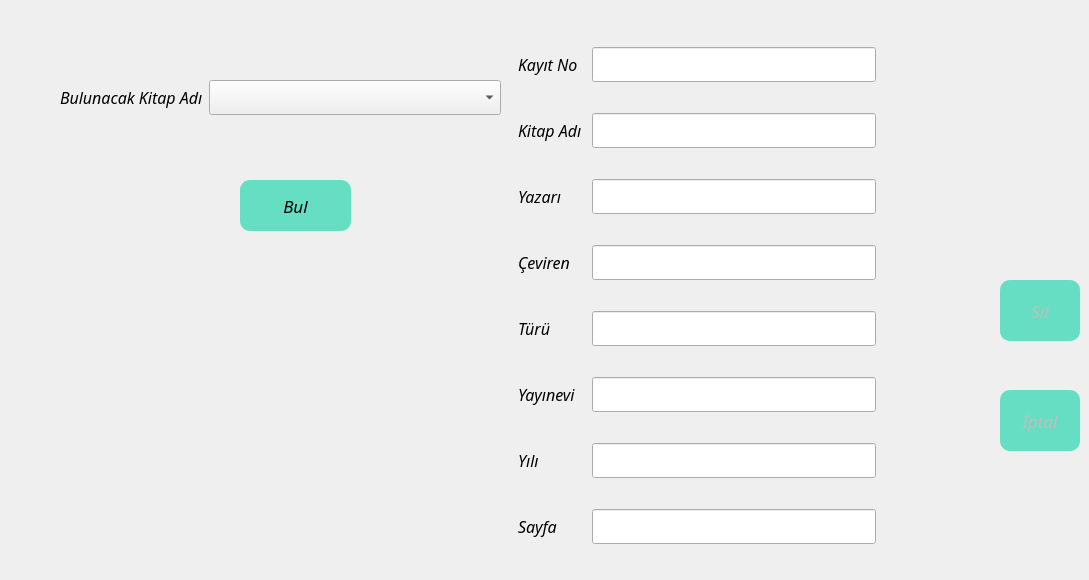
          <widget class="QWidget" name="tab_3_3">
           <attribute name="title">
            <string>Kayıt Silme</string>
           </attribute>
           <widget class="QPushButton" name="pushButton_3_3_bul">
            <property name="geometry">
             <rect>
              <x>240</x>
              <y>180</y>
              <width>111</width>
              <height>51</height>
             </rect>
            </property>
            <property name="sizePolicy">
             <sizepolicy hsizetype="Preferred" vsizetype="Fixed">
              <horstretch>0</horstretch>
              <verstretch>0</verstretch>
             </sizepolicy>
            </property>
            <property name="minimumSize">
             <size>
              <width>80</width>
              <height>50</height>
             </size>
            </property>
            <property name="font">
             <font>
              <family>Monotype Corsiva</family>
              <pointsize>13</pointsize>
              <weight>50</weight>
              <italic>true</italic>
              <bold>false</bold>
             </font>
            </property>
            <property name="styleSheet">
             <string notr="true">QPushButton#pushButton_3_3_bul{	
background-color: rgba(6, 211, 166, 150);
border-radius:10px;}

QPushButton#pushButton_3_3_bul:hover{
background-color: rgba(0, 248, 49, 150);
border-radius:10px;}

QPushButton#pushButton_3_3_bul:pressed{
background-color: rgba(6, 211, 166,150);
padding-left:5px;
padding-top:6px;
border-radius:10px;}


</string>
            </property>
            <property name="text">
             <string>Bul</string>
            </property>
           </widget>
           <widget class="QWidget" name="formLayoutWidget_4">
            <property name="geometry">
             <rect>
              <x>510</x>
              <y>20</y>
              <width>371</width>
              <height>551</height>
             </rect>
            </property>
            <layout class="QFormLayout" name="formLayout_4">
             <property name="formAlignment">
              <set>Qt::AlignLeading|Qt::AlignLeft|Qt::AlignVCenter</set>
             </property>
             <property name="horizontalSpacing">
              <number>10</number>
             </property>
             <property name="verticalSpacing">
              <number>31</number>
             </property>
             <property name="leftMargin">
              <number>8</number>
             </property>
             <property name="rightMargin">
              <number>5</number>
             </property>
             <item row="1" column="0">
              <widget class="QLabel" name="label_17">
               <property name="font">
                <font>
                 <family>Monotype Corsiva</family>
                 <pointsize>12</pointsize>
                 <italic>true</italic>
                </font>
               </property>
               <property name="text">
                <string>Kitap Adı</string>
               </property>
              </widget>
             </item>
             <item row="1" column="1">
              <widget class="QLineEdit" name="lineEdit_3_3_adi">
               <property name="font">
                <font>
                 <family>Monotype Corsiva</family>
                 <pointsize>14</pointsize>
                 <italic>true</italic>
                </font>
               </property>
              </widget>
             </item>
             <item row="2" column="0">
              <widget class="QLabel" name="label_18">
               <property name="font">
                <font>
                 <family>Monotype Corsiva</family>
                 <pointsize>12</pointsize>
                 <italic>true</italic>
                </font>
               </property>
               <property name="text">
                <string>Yazarı</string>
               </property>
              </widget>
             </item>
             <item row="2" column="1">
              <widget class="QLineEdit" name="lineEdit_3_3_yazari">
               <property name="font">
                <font>
                 <family>Monotype Corsiva</family>
                 <pointsize>14</pointsize>
                 <italic>true</italic>
                </font>
               </property>
              </widget>
             </item>
             <item row="3" column="0">
              <widget class="QLabel" name="label_19">
               <property name="font">
                <font>
                 <family>Monotype Corsiva</family>
                 <pointsize>12</pointsize>
                 <italic>true</italic>
                </font>
               </property>
               <property name="text">
                <string>Çeviren</string>
               </property>
              </widget>
             </item>
             <item row="3" column="1">
              <widget class="QLineEdit" name="lineEdit_3_3_ceviren">
               <property name="font">
                <font>
                 <family>Monotype Corsiva</family>
                 <pointsize>14</pointsize>
                 <italic>true</italic>
                </font>
               </property>
              </widget>
             </item>
             <item row="4" column="0">
              <widget class="QLabel" name="label_20">
               <property name="font">
                <font>
                 <family>Monotype Corsiva</family>
                 <pointsize>12</pointsize>
                 <italic>true</italic>
                </font>
               </property>
               <property name="text">
                <string>Türü</string>
               </property>
              </widget>
             </item>
             <item row="4" column="1">
              <widget class="QLineEdit" name="lineEdit_3_3_turu">
               <property name="font">
                <font>
                 <family>Monotype Corsiva</family>
                 <pointsize>14</pointsize>
                 <italic>true</italic>
                </font>
               </property>
              </widget>
             </item>
             <item row="5" column="0">
              <widget class="QLabel" name="label_21">
               <property name="font">
                <font>
                 <family>Monotype Corsiva</family>
                 <pointsize>12</pointsize>
                 <italic>true</italic>
                </font>
               </property>
               <property name="text">
                <string>Yayınevi</string>
               </property>
              </widget>
             </item>
             <item row="5" column="1">
              <widget class="QLineEdit" name="lineEdit_3_3_yayinevi">
               <property name="font">
                <font>
                 <family>Monotype Corsiva</family>
                 <pointsize>14</pointsize>
                 <italic>true</italic>
                </font>
               </property>
              </widget>
             </item>
             <item row="6" column="0">
              <widget class="QLabel" name="label_22">
               <property name="font">
                <font>
                 <family>Monotype Corsiva</family>
                 <pointsize>12</pointsize>
                 <italic>true</italic>
                </font>
               </property>
               <property name="text">
                <string>Yılı</string>
               </property>
              </widget>
             </item>
             <item row="6" column="1">
              <widget class="QLineEdit" name="lineEdit_3_3_yili">
               <property name="font">
                <font>
                 <family>Monotype Corsiva</family>
                 <pointsize>14</pointsize>
                 <italic>true</italic>
                </font>
               </property>
              </widget>
             </item>
             <item row="7" column="0">
              <widget class="QLabel" name="label_23">
               <property name="font">
                <font>
                 <family>Monotype Corsiva</family>
                 <pointsize>12</pointsize>
                 <italic>true</italic>
                </font>
               </property>
               <property name="text">
                <string>Sayfa</string>
               </property>
              </widget>
             </item>
             <item row="7" column="1">
              <widget class="QLineEdit" name="lineEdit_3_3_sayfa">
               <property name="font">
                <font>
                 <family>Monotype Corsiva</family>
                 <pointsize>14</pointsize>
                 <italic>true</italic>
                </font>
               </property>
              </widget>
             </item>
             <item row="0" column="1">
              <widget class="QLineEdit" name="lineEdit_3_3_id">
               <property name="font">
                <font>
                 <family>Monotype Corsiva</family>
                 <pointsize>14</pointsize>
                 <italic>true</italic>
                </font>
               </property>
              </widget>
             </item>
             <item row="0" column="0">
              <widget class="QLabel" name="label_31">
               <property name="font">
                <font>
                 <family>Monotype Corsiva</family>
                 <pointsize>12</pointsize>
                 <italic>true</italic>
                </font>
               </property>
               <property name="text">
                <string>Kayıt No</string>
               </property>
              </widget>
             </item>
            </layout>
            <zorder>label_31</zorder>
            <zorder>label_17</zorder>
            <zorder>lineEdit_3_3_adi</zorder>
            <zorder>label_18</zorder>
            <zorder>lineEdit_3_3_yazari</zorder>
            <zorder>label_19</zorder>
            <zorder>label_20</zorder>
            <zorder>label_21</zorder>
            <zorder>label_22</zorder>
            <zorder>label_23</zorder>
            <zorder>lineEdit_3_3_ceviren</zorder>
            <zorder>lineEdit_3_3_turu</zorder>
            <zorder>lineEdit_3_3_yayinevi</zorder>
            <zorder>lineEdit_3_3_yili</zorder>
            <zorder>lineEdit_3_3_sayfa</zorder>
            <zorder>lineEdit_3_3_id</zorder>
           </widget>
           <widget class="QWidget" name="formLayoutWidget_5">
            <property name="geometry">
             <rect>
              <x>60</x>
              <y>80</y>
              <width>441</width>
              <height>51</height>
             </rect>
            </property>
            <layout class="QFormLayout" name="formLayout_5">
             <item row="0" column="0">
              <widget class="QLabel" name="label_24">
               <property name="font">
                <font>
                 <family>Monotype Corsiva</family>
                 <pointsize>12</pointsize>
                 <italic>true</italic>
                </font>
               </property>
               <property name="text">
                <string>Bulunacak Kitap Adı</string>
               </property>
              </widget>
             </item>
             <item row="0" column="1">
              <widget class="QComboBox" name="comboBox_3_3_bul_adi">
               <property name="font">
                <font>
                 <family>Monotype Corsiva</family>
                 <pointsize>14</pointsize>
                 <italic>true</italic>
                </font>
               </property>
              </widget>
             </item>
            </layout>
           </widget>
           <widget class="QPushButton" name="pushButton_3_3_Sil">
            <property name="enabled">
             <bool>false</bool>
            </property>
            <property name="geometry">
             <rect>
              <x>1000</x>
              <y>280</y>
              <width>80</width>
              <height>61</height>
             </rect>
            </property>
            <property name="sizePolicy">
             <sizepolicy hsizetype="Preferred" vsizetype="Fixed">
              <horstretch>0</horstretch>
              <verstretch>0</verstretch>
             </sizepolicy>
            </property>
            <property name="minimumSize">
             <size>
              <width>80</width>
              <height>50</height>
             </size>
            </property>
            <property name="font">
             <font>
              <family>Monotype Corsiva</family>
              <pointsize>13</pointsize>
              <weight>50</weight>
              <italic>true</italic>
              <bold>false</bold>
             </font>
            </property>
            <property name="styleSheet">
             <string notr="true">QPushButton#pushButton_3_3_Sil{	
background-color: rgba(6, 211, 166, 150);
border-radius:10px;}

QPushButton#pushButton_3_3_Sil:hover{
background-color: rgba(0, 248, 49, 150);
border-radius:10px;}

QPushButton#pushButton_3_3_Sil:pressed{
background-color: rgba(6, 211, 166,150);
padding-left:5px;
padding-top:6px;
border-radius:10px;}


</string>
            </property>
            <property name="text">
             <string>Sil</string>
            </property>
           </widget>
           <widget class="QPushButton" name="pushButton_3_3_iptal">
            <property name="enabled">
             <bool>false</bool>
            </property>
            <property name="geometry">
             <rect>
              <x>1000</x>
              <y>390</y>
              <width>80</width>
              <height>61</height>
             </rect>
            </property>
            <property name="sizePolicy">
             <sizepolicy hsizetype="Preferred" vsizetype="Fixed">
              <horstretch>0</horstretch>
              <verstretch>0</verstretch>
             </sizepolicy>
            </property>
            <property name="minimumSize">
             <size>
              <width>80</width>
              <height>50</height>
             </size>
            </property>
            <property name="font">
             <font>
              <family>Monotype Corsiva</family>
              <pointsize>13</pointsize>
              <weight>50</weight>
              <italic>true</italic>
              <bold>false</bold>
             </font>
            </property>
            <property name="styleSheet">
             <string notr="true">QPushButton#pushButton_3_3_iptal{	
background-color: rgba(6, 211, 166, 150);
border-radius:10px;}

QPushButton#pushButton_3_3_iptal:hover{
background-color: rgba(0, 248, 49, 150);
border-radius:10px;}

QPushButton#pushButton_3_3_iptal:pressed{
background-color: rgba(6, 211, 166,150);
padding-left:5px;
padding-top:6px;
border-radius:10px;}


</string>
            </property>
            <property name="text">
             <string>İptal</string>
            </property>
           </widget>
          </widget>
